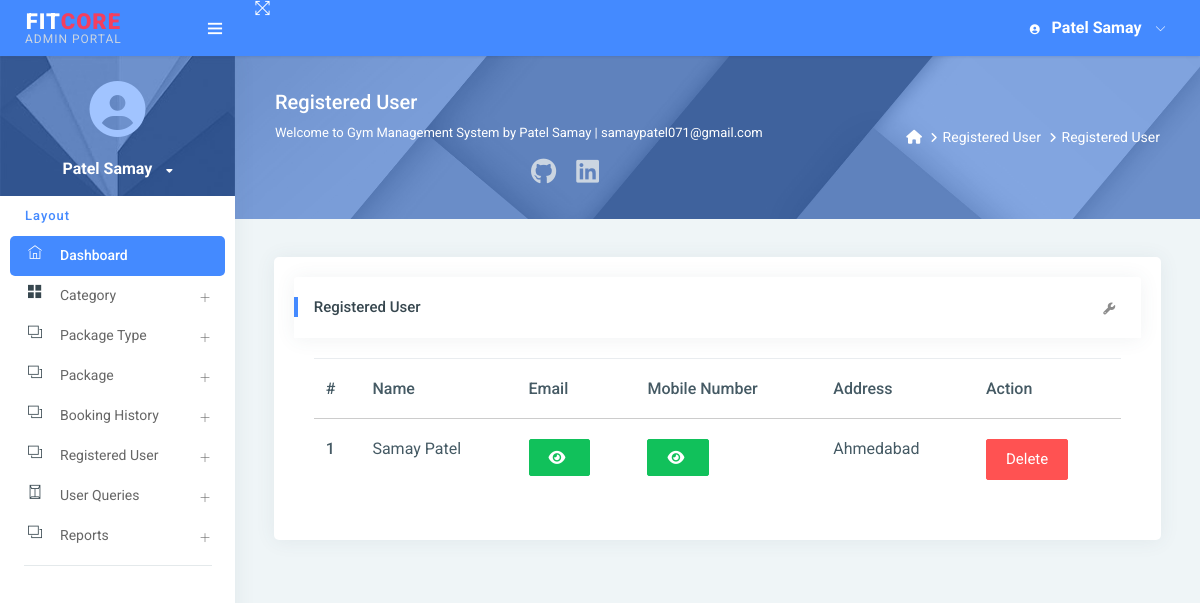
The page /reg_user/ (signed in) on the database its author committed.
### gym/models.py (models this page shows, shortened)
class Signup(models.Model):
    user = models.ForeignKey(User, on_delete=models.CASCADE, null=True)
    mobile = models.CharField(max_length=15, null=True)
    state = models.CharField(max_length=150, null=True)
    city = models.CharField(max_length=150, null=True)
    address = models.CharField(max_length=200, null=True)
    creationdate = models.DateTimeField(auto_now_add=True)

### gym/views.py (the view)
# urls.py: path('reg_user/', reg_user, name="reg_user"),
@login_required(login_url='/admin_login/')
def reg_user(request):
    data = Signup.objects.all()
    d = {'data': data}
    return render(request, "admin/reg_user.html", locals())

### gym/templates/admin/reg_user.html (shortened to what this page needs)
{% extends 'admin_base.html' %}
{% load static %}
{% block main %}
<link rel="stylesheet" href="https://cdnjs.cloudflare.com/ajax/libs/font-awesome/6.2.0/css/all.min.css" />
<div class="page-header">
    <div class="page-block">
        <div class="row align-items-center">
            <div class="col-md-8">
                <div class="page-header-title">
                    <h5 class="m-b-10">Registered User</h5>
                    <p class="m-b-0">Welcome to Gym Management System by Patel Samay | samaypatel071@gmail.com</p>
                    <div style="margin-top: 15px; display: flex; justify-content: center; align-items: center; gap: 20px;">
                        <a href="https://github.com/Samay-P07" target="_blank" title="GitHub" style="color:#cbd5e1; text-decoration:none;"><i class="fab fa-github fa-2x" style="transition:0.3s;" onmouseover="this.style.color='#f43f5e'" onmouseout="this.style.color='#cbd5e1'"></i></a>
                        <a href="https://linkedin.com/in/samaypatel7" target="_blank" title="LinkedIn" style="color:#cbd5e1; text-decoration:none;"><i class="fab fa-linkedin fa-2x" style="transition:0.3s;" onmouseover="this.style.color='#f43f5e'" onmouseout="this.style.color='#cbd5e1'"></i></a>
                    </div>
                </div>
            </div>
            <div class="col-md-4">
                <ul class="breadcrumb-title">
                    <li class="breadcrumb-item">
                        <a href="{% url 'admin_home' %}"> <i class="fa fa-home"></i> </a>
                    </li>
                    <li class="breadcrumb-item"><a href="">Registered User</a>
                    </li>
                    <li class="breadcrumb-item"><a href="">Registered User</a>
                    </li>
                </ul>
            </div>
        </div>
    </div>
</div>
<div class="pcoded-inner-content">
    <div class="main-body">
        <div class="page-wrapper">
            <div class="page-body">
                <div class="row">
                    <div class="col-md-12">
                        <div class="card">
                            <div class="card-block">
                                <div class="card-header">
                                    <h5> Registered User</h5>
                                    <div class="card-header-right">
                                        <ul class="list-unstyled card-option">
                                            <li><i class="fa fa fa-wrench open-card-option"></i></li>
                                        </ul>
                                    </div>
                                </div>
                                <div class="card-block table-border-style">
                                    <div class="table-responsive">
                                        <table class="table">
                                            <thead>
                                            <tr>
                                                <th>#</th>
                                                <th>Name</th>
                                                <th>Email</th>
                                                <th>Mobile Number</th>
                                                <th>Address</th>
                                                <th>Action</th>
                                            </tr>
                                            </thead>
                                            <tbody>
                                            {% for i in data %}
                                            <tr>
                                                <th scope="row">{{forloop.counter}}</th>
                                                <td>{{i.user.first_name}} {{i.user.last_name}}</td>
                                                 <td><span id="email-{{forloop.counter}}" class="password">{{i.user.username}}</span>
                                                     <button type="button" class="btn btn-success" id="email-btn-{{forloop.counter}}" onclick="togglePassword('email-{{forloop.counter}}', this.id)"><i class="fa fa-eye"></i></button>
                                                 </td>
                                                 <td>
                                                    <button type="button" class="btn btn-success" id="mobile-btn-{{forloop.counter}}" onclick="togglePassword('mobile-{{forloop.counter}}', this.id)"><i class="fa fa-eye"></i></button>
                                                  </td>
                                                <td>{{i.address}}</td>
                                                <td>
                                                    <a href="{% url 'delete_user' i.id %}"
                                                       onclick="return confirm('Are you sure to Delete')"
                                                       class="btn btn-danger">Delete</a>
                                                </td>
                                            </tr>
                                            {% endfor %}
                                            </tbody>
                                        </table>
                                    </div>
                                </div>
                            </div>
                        </div>
                    </div>
                </div>
            </div>
        </div>
    </div>
</div>
{% endblock %}

### gym/templates/admin/reg_user.html (style rules this page uses)
.table-responsive { font-size:11px; }
td { padding:0px; }

### rows shown on the page
Signup: user.first_name "Samay", user.last_name "Patel", address "Ahmedabad"
